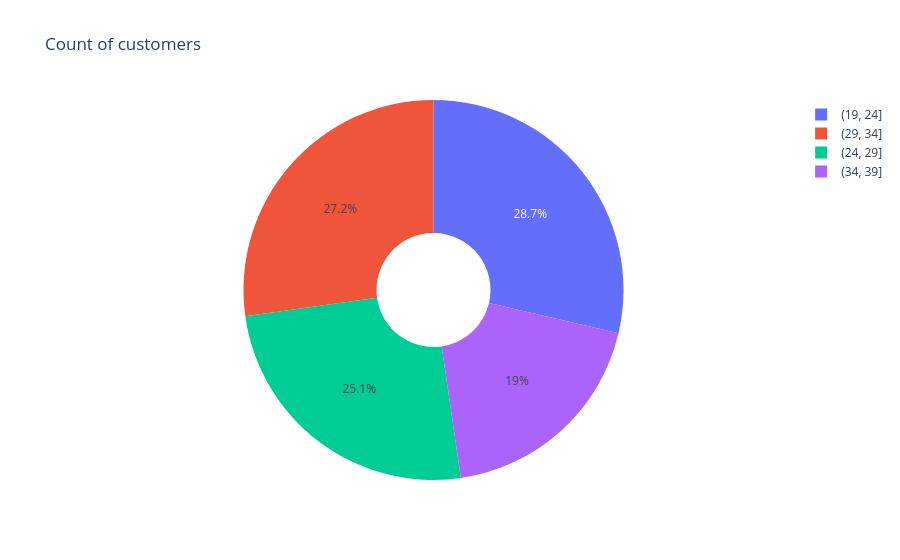

Source (notebook cell):
### Code cell
fig = px.pie(data_frame=q3, names = 'Age_Range',values ='count', title='Count of customers',hole=0.3)
fig.show()

### Figure 1 — Plotly figure (JSON) as saved in the notebook; plotly's stock layout.template omitted (floating-point values rounded to 4 significant figures)
{"data": [{"domain": {"x": [0, 1], "y": [0, 1]}, "hole": 0.3, "hovertemplate": "Age_Range=%{label}<br>count=%{value}<extra></extra>", "labels": ["(19, 24]", "(29, 34]", "(24, 29]", "(34, 39]"], "legendgroup": "", "name": "", "showlegend": true, "type": "pie", "values": [137, 130, 120, 91]}], "layout": {"legend": {"tracegroupgap": 0}, "title": {"text": "Count of customers"}}}
